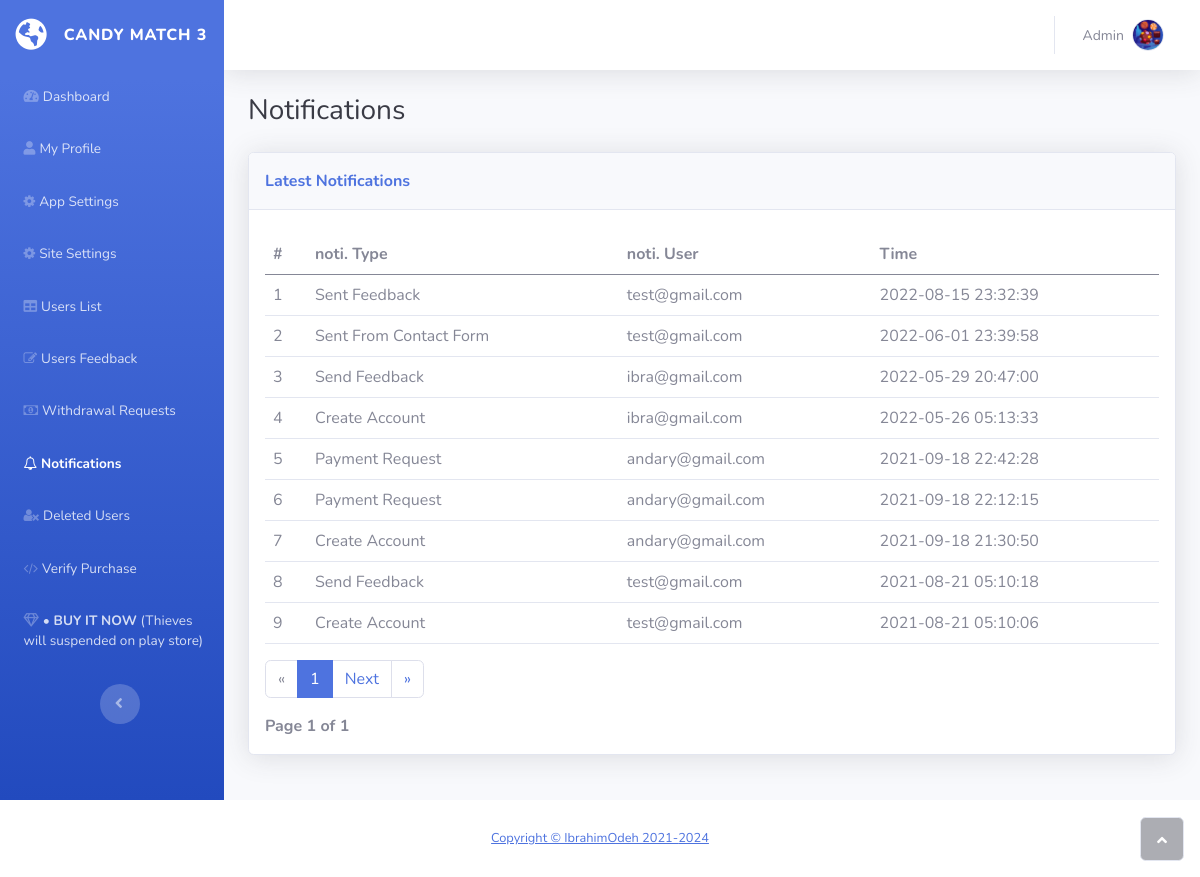
The page /admin/notifications.php (signed in) on the database its author committed.
### tables this page shows
CREATE TABLE `frontend` (
  `id` int(10) NOT NULL,
  `name` varchar(50) NOT NULL,
  `email` varchar(100) NOT NULL,
  `playStore` varchar(100) NOT NULL,
  `youtubeLink` varchar(100) NOT NULL,
  `about` varchar(100) NOT NULL,
  `facebook` varchar(100) NOT NULL,
  `instagram` varchar(100) NOT NULL,
  `twitter` varchar(100) NOT NULL
);

CREATE TABLE `notification` (
  `id` int(11) NOT NULL,
  `notiuser` varchar(50) NOT NULL,
  `notireciver` varchar(50) NOT NULL,
  `notitype` varchar(50) NOT NULL,
  `time` timestamp NOT NULL DEFAULT current_timestamp()
);

### admin/notifications.php (the view, shortened to what this page needs)
<?php
include('../includes/config.php');
if(strlen($_SESSION['alogin'])==0)
	{
header('location:index.php');
}
else{
    function appName($dbh)
    {
        $sql = "SELECT * from frontend;";
		$query = $dbh -> prepare($sql);
		$query->execute();
		$result=$query->fetch(PDO::FETCH_OBJ);
	    echo htmlentities($result->name);
    }
 ?>
<!DOCTYPE html>
<html>
<head>
    <link rel="stylesheet" href="assets/bootstrap/css/bootstrap.min.css">
    <link rel="stylesheet" href="assets/fonts/fontawesome-all.min.css">
    <link rel="stylesheet" href="assets/fonts/font-awesome.min.css">
    <link rel="stylesheet" href="assets/fonts/ionicons.min.css">
    <link rel="stylesheet" href="assets/fonts/fontawesome5-overrides.min.css">
    <link rel="stylesheet" href="assets/css/-Login-form-Page-BS4-.css">
    <link rel="stylesheet" href="assets/css/Login-Form-Clean.css">
</head>
<body id="page-top">
    <div id="wrapper">
        <?php include('../includes/leftbar.php'); ?>
                <div class="container-fluid">
                    <h3 class="text-dark mb-4">Notifications</h3>
                    <div class="card shadow">
                        <div class="card-header py-3">
                            <p class="text-primary m-0 fw-bold">Latest Notifications</p>
                        </div>
<?php
$results_per_page = 20;
$page = $_GET["page"];
if (!isset ($_GET['page']) ) {
    $page = 1;
} else {
    $page = $_GET['page'];
}
$sql01 = "SELECT * FROM notification order by id ASC";
$query01 = $dbh -> prepare($sql01);
$query01->execute();
$number_of_result = $query01->rowCount();
$number_of_page = ceil($number_of_result / $results_per_page);
$page_first_result = ($page-1) * $results_per_page;
$next_page = $page + 1;
$sql = "SELECT * FROM notification ORDER BY id DESC LIMIT :page_first_result, :results_per_page";
$query = $dbh->prepare($sql);
$query->bindParam(':page_first_result', $page_first_result, PDO::PARAM_INT);
$query->bindParam(':results_per_page', $results_per_page, PDO::PARAM_INT);
$query->execute();
$results = $query->fetchAll(PDO::FETCH_OBJ);
$cnt = 1;
?>
                        <div class="card-body">
                            <div class="table-responsive table mt-2" id="dataTable" role="grid" aria-describedby="dataTable_info">
                                <table class="table my-0" id="dataTable">
                                    <thead>
                                        <tr>
                                            <th>#</th>
                                            <th>noti. Type</th>
                                            <th>noti. User</th>
                                            <th>Time</th>
                                        </tr>
                                    </thead>
                                    <tbody>
<?php
if($query->rowCount() > 0)
{
foreach($results as $result)
{
?>
<tr>
											<td><?php echo htmlentities($cnt); ?></td>
                                            <td><?php echo htmlentities($result->notitype); ?></td>
                                            <td><?php echo htmlentities($result->notiuser); ?></td>
                                            <td><?php echo htmlentities($result->time); ?></td>
										</tr>
										<?php $cnt=$cnt+1; } } ?>
                                    </tbody>
                                </table>
                            </div>
    <p></p><ul class="pagination">
    <li class="page-item disabled"><a class="page-link" href="#" aria-label="Previous"><span aria-hidden="true">«</span></a></li>
<?php
    if ($number_of_page <= 10){
    for($counter = 1; $counter<= $number_of_page; $counter++)
    {
        if ($page == $counter) {
	   echo "<li class='page-item active'><a class='page-link'>$counter</a></li>";
		} else {
		    echo '<li class="page-item"><a class="page-link" href="?page='.$counter.'">'.$counter.' </a></li>';
		}
    }
    }
    ?>
    <li class="page-item" <?php if($page >= $number_of_page){ echo "class='disabled'"; } ?>>
	<a class="page-link" <?php if($page < $number_of_page) { echo "href='?page=$next_page'"; } ?>>Next</a>
	</li>
    <li class="page-item"><a class="page-link" href="?page=<?php echo $number_of_page; ?>" aria-label="Next"><span aria-hidden="true">»</span></a></li>
    </ul>
    <strong>Page <?php echo $page." of ".$number_of_page; ?></strong>
                             </div>
                        </div>
                </div>
            </div>
                             </div>
                        </div>
            <footer class="bg-white sticky-footer">
                <div class="container my-auto">
                    <div class="text-center my-auto copyright"><span><a href="https://ibrahimodeh.com">Copyright © IbrahimOdeh 2021-<?php echo date('Y'); ?></a></span></div>
                </div>
            </footer>
        </div><a class="border rounded d-inline scroll-to-top" href="#page-top"><i class="fas fa-angle-up"></i></a>
</body>
</html>
<?php } ?>

### includes/leftbar.php (shortened to what this page needs)
 <?php
 $page = basename($_SERVER['PHP_SELF']);
 ?>
<nav class="navbar navbar-dark align-items-start sidebar sidebar-dark accordion bg-gradient-primary p-0">
    <div class="container-fluid d-flex flex-column p-0"><a class="navbar-brand d-flex justify-content-center align-items-center sidebar-brand m-0" href="#">
            <div class="sidebar-brand-icon rotate-n-15"><i class="fas fa-globe-americas"></i></div>
            <div class="sidebar-brand-text mx-3"><span><?php appName($dbh); ?></span></div>
        </a>
        <ul class="navbar-nav text-light" id="accordionSidebar">
            <li class="nav-item"><a class="nav-link <?php echo ($page == "dashboard.php" ? "active" : "")?>" href="dashboard.php"><i class="fas fa-tachometer-alt"></i><span>Dashboard</span></a></li>
            <li class="nav-item"><a class="nav-link <?php echo ($page == "profile.php" ? "active" : "")?>" href="profile.php"><i class="fas fa-user"></i><span>My Profile</span></a></li>
            <li class="nav-item"><a class="nav-link <?php echo ($page == "settings.php" ? "active" : "")?>" href="settings.php"><i class="fa fa-cog"></i><span>App Settings</span></a></li>
            <li class="nav-item"><a class="nav-link <?php echo ($page == "site-settings.php" ? "active" : "")?>" href="site-settings.php"><i class="fa fa-cog"></i><span>Site Settings</span></a></li>
            <li class="nav-item"><a class="nav-link <?php echo ($page == "users-list.php" ? "active" : "")?>" href="users-list.php"><i class="fas fa-table"></i><span>Users List</span></a></li>
            <li class="nav-item"><a class="nav-link <?php echo ($page == "feedback.php" ? "active" : "")?>" href="feedback.php"><i class="fa fa-edit"></i><span>Users Feedback</span></a></li>
            <li class="nav-item"><a class="nav-link <?php echo ($page == "withdrawal-requests.php" ? "active" : "")?>" href="withdrawal-requests.php"><i class="fa fa-money"></i><span>Withdrawal Requests</span></a></li>
            <li class="nav-item"><a class="nav-link <?php echo ($page == "notifications.php" ? "active" : "")?>" href="notifications.php"><i class="fa fa-bell-o"></i><span>Notifications</span></a></li>
            <li class="nav-item"><a class="nav-link <?php echo ($page == "deleted-users.php" ? "active" : "")?>" href="deleted-users.php"><i class="fa fa-user-times"></i><span>Deleted Users</span></a></li>
            <li class="nav-item"><a class="nav-link <?php echo ($page == "verify-purchase.php" ? "active" : "")?>" href="verify-purchase.php"><i class="fa fa-code"></i><span>Verify Purchase</span></a></li>
            <li class="nav-item"><a class="nav-link" href="https://codecanyon.net/user/ibrahimodeh/portfolio"><i class="far fa-gem"></i><span><strong>• BUY IT NOW </strong>(Thieves will suspended on play store)</span></a></li>
        </ul>
        <div class="text-center d-none d-md-inline"><button class="btn rounded-circle border-0" id="sidebarToggle" type="button"></button></div>
    </div>
</nav>
<div class="d-flex flex-column" id="content-wrapper">
    <div id="content">
        <nav class="navbar navbar-light navbar-expand bg-white shadow mb-4 topbar static-top">
            <div class="container-fluid"><button class="btn btn-link d-md-none rounded-circle me-3" id="sidebarToggleTop" type="button"><i class="fas fa-bars"></i></button>
                <ul class="navbar-nav flex-nowrap ms-auto">
                    <li class="nav-item dropdown no-arrow">
                        <div class="nav-item dropdown no-arrow"><a class="dropdown-toggle nav-link" aria-expanded="false" data-bs-toggle="dropdown" href="#"><span class="d-none d-lg-inline me-2 text-gray-600 small">Admin</span><img class="border rounded-circle img-profile" src="../admin/assets/img/avatars/game-logo.png"></a>
                        </div>
                    </li>
                </ul>
            </div>
        </nav>

### rows shown on the page
frontend: name "CANDY MATCH 3"
notification: notitype "Sent Feedback", notiuser "test@gmail.com", time "2022-08-15 23:32:39"
notification: notitype "Sent From Contact Form", notiuser "test@gmail.com", time "2022-06-01 23:39:58"
notification: notitype "Send Feedback", notiuser "ibra@gmail.com", time "2022-05-29 20:47:00"
notification: notitype "Create Account", notiuser "ibra@gmail.com", time "2022-05-26 05:13:33"
notification: notitype "Payment Request", notiuser "andary@gmail.com", time "2021-09-18 22:42:28"
notification: notitype "Payment Request", notiuser "andary@gmail.com", time "2021-09-18 22:12:15"
notification: notitype "Create Account", notiuser "andary@gmail.com", time "2021-09-18 21:30:50"
notification: notitype "Send Feedback", notiuser "test@gmail.com", time "2021-08-21 05:10:18"
notification: notitype "Create Account", notiuser "test@gmail.com", time "2021-08-21 05:10:06"

### other values the page prints
$page "1"
$number_of_page "1"
